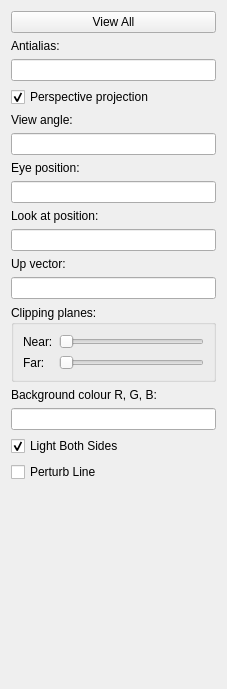
<?xml version="1.0" encoding="UTF-8"?>
<ui version="4.0">
 <class>SceneviewerEditorWidget</class>
 <widget class="QWidget" name="SceneviewerEditorWidget">
  <property name="geometry">
   <rect>
    <x>0</x>
    <y>0</y>
    <width>227</width>
    <height>689</height>
   </rect>
  </property>
  <property name="windowTitle">
   <string>Sceneviewer Editor</string>
  </property>
  <layout class="QVBoxLayout" name="verticalLayout">
   <item>
    <widget class="QPushButton" name="view_all_button">
     <property name="sizePolicy">
      <sizepolicy hsizetype="Preferred" vsizetype="Fixed">
       <horstretch>0</horstretch>
       <verstretch>0</verstretch>
      </sizepolicy>
     </property>
     <property name="text">
      <string>View All</string>
     </property>
    </widget>
   </item>
   <item>
    <widget class="QLabel" name="antialias_label">
     <property name="text">
      <string>Antialias:</string>
     </property>
    </widget>
   </item>
   <item>
    <widget class="QLineEdit" name="antialias">
     <property name="sizePolicy">
      <sizepolicy hsizetype="Preferred" vsizetype="Fixed">
       <horstretch>0</horstretch>
       <verstretch>0</verstretch>
      </sizepolicy>
     </property>
    </widget>
   </item>
   <item>
    <widget class="QCheckBox" name="perspective_checkbox">
     <property name="text">
      <string>Perspective projection</string>
     </property>
     <property name="checked">
      <bool>true</bool>
     </property>
    </widget>
   </item>
   <item>
    <widget class="QLabel" name="view_angle_label">
     <property name="text">
      <string>View angle:</string>
     </property>
    </widget>
   </item>
   <item>
    <widget class="QLineEdit" name="view_angle">
     <property name="sizePolicy">
      <sizepolicy hsizetype="Preferred" vsizetype="Fixed">
       <horstretch>0</horstretch>
       <verstretch>0</verstretch>
      </sizepolicy>
     </property>
    </widget>
   </item>
   <item>
    <widget class="QLabel" name="eye_position_label">
     <property name="text">
      <string>Eye position:</string>
     </property>
    </widget>
   </item>
   <item>
    <widget class="QLineEdit" name="eye_position">
     <property name="sizePolicy">
      <sizepolicy hsizetype="Preferred" vsizetype="Fixed">
       <horstretch>0</horstretch>
       <verstretch>0</verstretch>
      </sizepolicy>
     </property>
    </widget>
   </item>
   <item>
    <widget class="QLabel" name="lookat_position_label">
     <property name="text">
      <string>Look at position:</string>
     </property>
    </widget>
   </item>
   <item>
    <widget class="QLineEdit" name="lookat_position">
     <property name="sizePolicy">
      <sizepolicy hsizetype="Preferred" vsizetype="Fixed">
       <horstretch>0</horstretch>
       <verstretch>0</verstretch>
      </sizepolicy>
     </property>
    </widget>
   </item>
   <item>
    <widget class="QLabel" name="up_vector_label">
     <property name="text">
      <string>Up vector:</string>
     </property>
    </widget>
   </item>
   <item>
    <widget class="QLineEdit" name="up_vector">
     <property name="sizePolicy">
      <sizepolicy hsizetype="Preferred" vsizetype="Fixed">
       <horstretch>0</horstretch>
       <verstretch>0</verstretch>
      </sizepolicy>
     </property>
    </widget>
   </item>
   <item>
    <widget class="QGroupBox" name="clipping_planes_groupbox">
     <property name="sizePolicy">
      <sizepolicy hsizetype="Preferred" vsizetype="Fixed">
       <horstretch>0</horstretch>
       <verstretch>0</verstretch>
      </sizepolicy>
     </property>
     <property name="minimumSize">
      <size>
       <width>0</width>
       <height>0</height>
      </size>
     </property>
     <property name="title">
      <string>Clipping planes:</string>
     </property>
     <layout class="QFormLayout" name="formLayout">
      <item row="0" column="0">
       <widget class="QLabel" name="near_clipping_label">
        <property name="text">
         <string>Near:</string>
        </property>
       </widget>
      </item>
      <item row="2" column="0">
       <widget class="QLabel" name="far_clipping_label">
        <property name="text">
         <string>Far:</string>
        </property>
       </widget>
      </item>
      <item row="0" column="1">
       <widget class="QSlider" name="near_clipping_slider">
        <property name="maximum">
         <number>10000</number>
        </property>
        <property name="pageStep">
         <number>100</number>
        </property>
        <property name="tracking">
         <bool>true</bool>
        </property>
        <property name="orientation">
         <enum>Qt::Horizontal</enum>
        </property>
       </widget>
      </item>
      <item row="2" column="1">
       <widget class="QSlider" name="far_clipping_slider">
        <property name="maximum">
         <number>10000</number>
        </property>
        <property name="pageStep">
         <number>100</number>
        </property>
        <property name="orientation">
         <enum>Qt::Horizontal</enum>
        </property>
       </widget>
      </item>
     </layout>
    </widget>
   </item>
   <item>
    <widget class="QLabel" name="background_colour_label">
     <property name="text">
      <string>Background colour R, G, B:</string>
     </property>
    </widget>
   </item>
   <item>
    <widget class="QLineEdit" name="background_colour">
     <property name="sizePolicy">
      <sizepolicy hsizetype="Preferred" vsizetype="Fixed">
       <horstretch>0</horstretch>
       <verstretch>0</verstretch>
      </sizepolicy>
     </property>
    </widget>
   </item>
   <item>
    <widget class="QCheckBox" name="light_both_sides_checkbox">
     <property name="enabled">
      <bool>true</bool>
     </property>
     <property name="text">
      <string>Light Both Sides</string>
     </property>
     <property name="checked">
      <bool>true</bool>
     </property>
    </widget>
   </item>
   <item>
    <widget class="QCheckBox" name="perturbline_checkbox">
     <property name="enabled">
      <bool>true</bool>
     </property>
     <property name="text">
      <string>Perturb Line</string>
     </property>
     <property name="checked">
      <bool>false</bool>
     </property>
    </widget>
   </item>
   <item>
    <spacer name="verticalSpacer">
     <property name="orientation">
      <enum>Qt::Vertical</enum>
     </property>
     <property name="sizeHint" stdset="0">
      <size>
       <width>20</width>
       <height>40</height>
      </size>
     </property>
    </spacer>
   </item>
  </layout>
 </widget>
 <resources/>
 <connections>
  <connection>
   <sender>view_all_button</sender>
   <signal>clicked()</signal>
   <receiver>SceneviewerEditorWidget</receiver>
   <slot>viewAll()</slot>
   <hints>
    <hint type="sourcelabel">
     <x>93</x>
     <y>35</y>
    </hint>
    <hint type="destinationlabel">
     <x>232</x>
     <y>344</y>
    </hint>
   </hints>
  </connection>
  <connection>
   <sender>perspective_checkbox</sender>
   <signal>clicked(bool)</signal>
   <receiver>SceneviewerEditorWidget</receiver>
   <slot>perspectiveStateChanged(bool)</slot>
   <hints>
    <hint type="sourcelabel">
     <x>181</x>
     <y>119</y>
    </hint>
    <hint type="destinationlabel">
     <x>232</x>
     <y>344</y>
    </hint>
   </hints>
  </connection>
  <connection>
   <sender>view_angle</sender>
   <signal>editingFinished()</signal>
   <receiver>SceneviewerEditorWidget</receiver>
   <slot>viewAngleEntered()</slot>
   <hints>
    <hint type="sourcelabel">
     <x>137</x>
     <y>175</y>
    </hint>
    <hint type="destinationlabel">
     <x>232</x>
     <y>344</y>
    </hint>
   </hints>
  </connection>
  <connection>
   <sender>eye_position</sender>
   <signal>editingFinished()</signal>
   <receiver>SceneviewerEditorWidget</receiver>
   <slot>eyePositionEntered()</slot>
   <hints>
    <hint type="sourcelabel">
     <x>137</x>
     <y>231</y>
    </hint>
    <hint type="destinationlabel">
     <x>232</x>
     <y>344</y>
    </hint>
   </hints>
  </connection>
  <connection>
   <sender>lookat_position</sender>
   <signal>editingFinished()</signal>
   <receiver>SceneviewerEditorWidget</receiver>
   <slot>lookatPositionEntered()</slot>
   <hints>
    <hint type="sourcelabel">
     <x>137</x>
     <y>287</y>
    </hint>
    <hint type="destinationlabel">
     <x>232</x>
     <y>344</y>
    </hint>
   </hints>
  </connection>
  <connection>
   <sender>up_vector</sender>
   <signal>editingFinished()</signal>
   <receiver>SceneviewerEditorWidget</receiver>
   <slot>upVectorEntered()</slot>
   <hints>
    <hint type="sourcelabel">
     <x>137</x>
     <y>343</y>
    </hint>
    <hint type="destinationlabel">
     <x>232</x>
     <y>344</y>
    </hint>
   </hints>
  </connection>
  <connection>
   <sender>near_clipping_slider</sender>
   <signal>valueChanged(int)</signal>
   <receiver>SceneviewerEditorWidget</receiver>
   <slot>nearClippingChanged(int)</slot>
   <hints>
    <hint type="sourcelabel">
     <x>157</x>
     <y>403</y>
    </hint>
    <hint type="destinationlabel">
     <x>232</x>
     <y>344</y>
    </hint>
   </hints>
  </connection>
  <connection>
   <sender>far_clipping_slider</sender>
   <signal>valueChanged(int)</signal>
   <receiver>SceneviewerEditorWidget</receiver>
   <slot>farClippingChanged(int)</slot>
   <hints>
    <hint type="sourcelabel">
     <x>157</x>
     <y>444</y>
    </hint>
    <hint type="destinationlabel">
     <x>232</x>
     <y>344</y>
    </hint>
   </hints>
  </connection>
  <connection>
   <sender>background_colour</sender>
   <signal>editingFinished()</signal>
   <receiver>SceneviewerEditorWidget</receiver>
   <slot>backgroundColourEntered()</slot>
   <hints>
    <hint type="sourcelabel">
     <x>137</x>
     <y>511</y>
    </hint>
    <hint type="destinationlabel">
     <x>232</x>
     <y>344</y>
    </hint>
   </hints>
  </connection>
  <connection>
   <sender>antialias</sender>
   <signal>editingFinished()</signal>
   <receiver>SceneviewerEditorWidget</receiver>
   <slot>antialiasEntered()</slot>
   <hints>
    <hint type="sourcelabel">
     <x>213</x>
     <y>79</y>
    </hint>
    <hint type="destinationlabel">
     <x>233</x>
     <y>79</y>
    </hint>
   </hints>
  </connection>
  <connection>
   <sender>perturbline_checkbox</sender>
   <signal>clicked(bool)</signal>
   <receiver>SceneviewerEditorWidget</receiver>
   <slot>perturbLineStateChanged(bool)</slot>
   <hints>
    <hint type="sourcelabel">
     <x>205</x>
     <y>558</y>
    </hint>
    <hint type="destinationlabel">
     <x>248</x>
     <y>558</y>
    </hint>
   </hints>
  </connection>
  <connection>
   <sender>light_both_sides_checkbox</sender>
   <signal>clicked(bool)</signal>
   <receiver>SceneviewerEditorWidget</receiver>
   <slot>lightBothSidesStateChanged(bool)</slot>
   <hints>
    <hint type="sourcelabel">
     <x>212</x>
     <y>530</y>
    </hint>
    <hint type="destinationlabel">
     <x>236</x>
     <y>532</y>
    </hint>
   </hints>
  </connection>
 </connections>
 <slots>
  <slot>viewAll()</slot>
  <slot>viewAngleEntered()</slot>
  <slot>lookatPositionEntered()</slot>
  <slot>eyePositionEntered()</slot>
  <slot>upVectorEntered()</slot>
  <slot>perspectiveStateChanged(bool)</slot>
  <slot>nearClippingChanged(int)</slot>
  <slot>farClippingChanged(int)</slot>
  <slot>backgroundColourEntered()</slot>
  <slot>antialiasEntered()</slot>
  <slot>lightBothsidesStateChanged(bool)</slot>
  <slot>perturbLineStateChanged(bool)</slot>
  <slot>lightBothSidesStateChanged(bool)</slot>
 </slots>
</ui>
